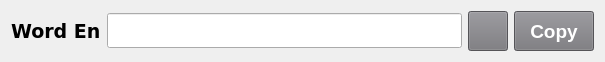
   <widget class="QWidget" name="layoutWidget_2">
    <property name="geometry">
     <rect>
      <x>10</x>
      <y>120</y>
      <width>605</width>
      <height>42</height>
     </rect>
    </property>
    <layout class="QHBoxLayout" name="horizontalLayout_4">
     <item>
      <widget class="QLabel" name="labelWordEn">
       <property name="font">
        <font>
         <family>DejaVu Sans</family>
         <pointsize>14</pointsize>
         <weight>75</weight>
         <bold>true</bold>
        </font>
       </property>
       <property name="text">
        <string>Word En</string>
       </property>
      </widget>
     </item>
     <item>
      <widget class="QLineEdit" name="WordEn">
       <property name="enabled">
        <bool>true</bool>
       </property>
       <property name="minimumSize">
        <size>
         <width>300</width>
         <height>35</height>
        </size>
       </property>
       <property name="font">
        <font>
         <family>DejaVu Sans</family>
         <pointsize>12</pointsize>
        </font>
       </property>
       <property name="readOnly">
        <bool>true</bool>
       </property>
      </widget>
     </item>
     <item>
      <widget class="QPushButton" name="buttonGenWordEn">
       <property name="sizePolicy">
        <sizepolicy hsizetype="Minimum" vsizetype="Fixed">
         <horstretch>40</horstretch>
         <verstretch>40</verstretch>
        </sizepolicy>
       </property>
       <property name="minimumSize">
        <size>
         <width>40</width>
         <height>40</height>
        </size>
       </property>
       <property name="maximumSize">
        <size>
         <width>40</width>
         <height>40</height>
        </size>
       </property>
       <property name="styleSheet">
        <string notr="true">background-color: rgb(119, 118, 123);</string>
       </property>
       <property name="text">
        <string/>
       </property>
       <property name="icon">
        <iconset>
         <normaloff>img/reset.png</normaloff>img/reset.png</iconset>
       </property>
      </widget>
     </item>
     <item>
      <widget class="QPushButton" name="buttonCopyWordEn">
       <property name="minimumSize">
        <size>
         <width>0</width>
         <height>40</height>
        </size>
       </property>
       <property name="font">
        <font>
         <pointsize>14</pointsize>
         <weight>75</weight>
         <bold>true</bold>
        </font>
       </property>
       <property name="styleSheet">
        <string notr="true">background-color: rgb(119, 118, 123);
color: rgb(255, 255, 255);</string>
       </property>
       <property name="text">
        <string>Copy</string>
       </property>
      </widget>
     </item>
    </layout>
   </widget>
